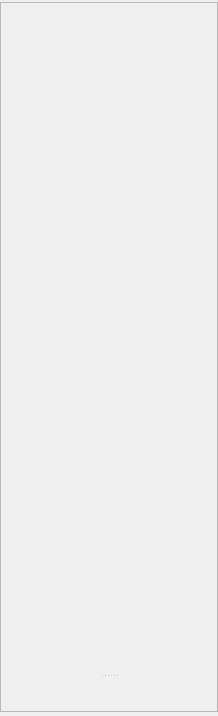
<?xml version="1.0" encoding="UTF-8"?>
<ui version="4.0">
 <author>Pho Hale</author>
 <class>RootWidget</class>
 <widget class="QWidget" name="RootWidget">
  <property name="geometry">
   <rect>
    <x>0</x>
    <y>0</y>
    <width>218</width>
    <height>716</height>
   </rect>
  </property>
  <property name="windowTitle">
   <string>Pipeline Computation Widget</string>
  </property>
  <property name="styleSheet">
   <string notr="true">background-color: rgb(71, 58, 46);
border-color: rgb(207, 207, 207);
background-color: rgba(71, 65, 60, 180);
color: rgb(244, 244, 244);
border-color: rgb(0, 0, 0);
QHeaderView::section { background-color:  rgb(61, 61, 61); }</string>
  </property>
  <layout class="QGridLayout" name="gridLayout" rowstretch="1,0">
   <property name="leftMargin">
    <number>0</number>
   </property>
   <property name="topMargin">
    <number>2</number>
   </property>
   <property name="rightMargin">
    <number>0</number>
   </property>
   <property name="bottomMargin">
    <number>0</number>
   </property>
   <property name="verticalSpacing">
    <number>0</number>
   </property>
   <item row="0" column="0" rowspan="2" colspan="2">
    <widget class="QFrame" name="mainContentFrame">
     <property name="sizePolicy">
      <sizepolicy hsizetype="Expanding" vsizetype="Expanding">
       <horstretch>1</horstretch>
       <verstretch>1</verstretch>
      </sizepolicy>
     </property>
     <layout class="QGridLayout" name="gridLayout_2" rowstretch="0" columnstretch="0">
      <property name="leftMargin">
       <number>0</number>
      </property>
      <property name="topMargin">
       <number>0</number>
      </property>
      <property name="rightMargin">
       <number>0</number>
      </property>
      <property name="bottomMargin">
       <number>4</number>
      </property>
      <property name="spacing">
       <number>0</number>
      </property>
      <item row="0" column="0">
       <widget class="QSplitter" name="splitter">
        <property name="sizePolicy">
         <sizepolicy hsizetype="Expanding" vsizetype="Expanding">
          <horstretch>1</horstretch>
          <verstretch>1</verstretch>
         </sizepolicy>
        </property>
        <property name="frameShape">
         <enum>QFrame::StyledPanel</enum>
        </property>
        <property name="frameShadow">
         <enum>QFrame::Plain</enum>
        </property>
        <property name="orientation">
         <enum>Qt::Vertical</enum>
        </property>
        <property name="handleWidth">
         <number>10</number>
        </property>
        <widget class="QWidget" name="mainComputationFunctionsContainer" native="true">
         <property name="sizePolicy">
          <sizepolicy hsizetype="Preferred" vsizetype="Expanding">
           <horstretch>0</horstretch>
           <verstretch>1</verstretch>
          </sizepolicy>
         </property>
         <property name="minimumSize">
          <size>
           <width>0</width>
           <height>500</height>
          </size>
         </property>
         <property name="baseSize">
          <size>
           <width>0</width>
           <height>800</height>
          </size>
         </property>
         <property name="styleSheet">
          <string notr="true">background-color: rgb(0, 0, 0);
QHeaderView::section { background-color:  rgb(61, 61, 61); }</string>
         </property>
         <layout class="QGridLayout" name="gridLayout_MainContent" rowstretch="0" columnstretch="0"/>
        </widget>
        <widget class="QWidget" name="secondarytInfoWidget" native="true">
         <property name="enabled">
          <bool>false</bool>
         </property>
         <property name="minimumSize">
          <size>
           <width>0</width>
           <height>0</height>
          </size>
         </property>
         <property name="baseSize">
          <size>
           <width>0</width>
           <height>0</height>
          </size>
         </property>
        </widget>
       </widget>
      </item>
     </layout>
    </widget>
   </item>
  </layout>
  <action name="actionConnect">
   <property name="text">
    <string>Connect</string>
   </property>
   <property name="toolTip">
    <string>Connect this window's timeline to another window</string>
   </property>
  </action>
 </widget>
 <resources>
  <include location="../../../../Resources/GuiResources.qrc"/>
  <include location="../../../../Resources/ActionIcons.qrc"/>
 </resources>
 <connections/>
</ui>
